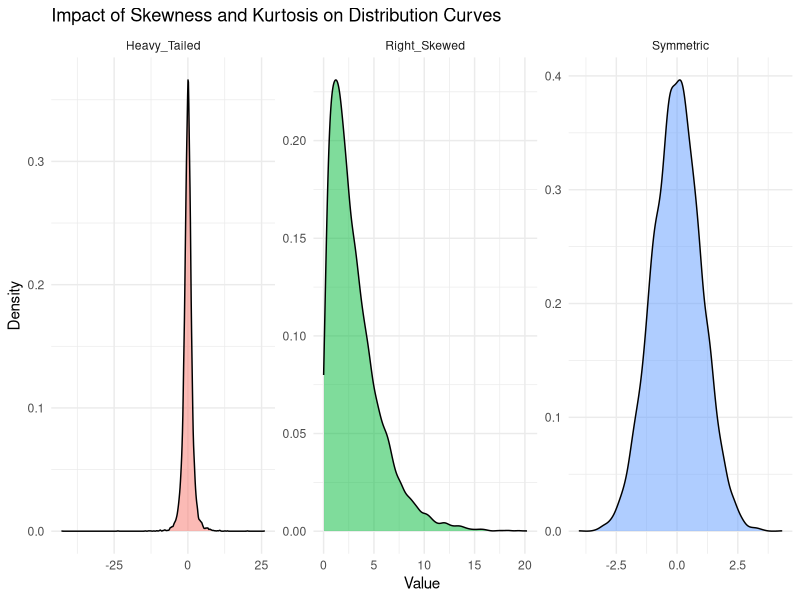
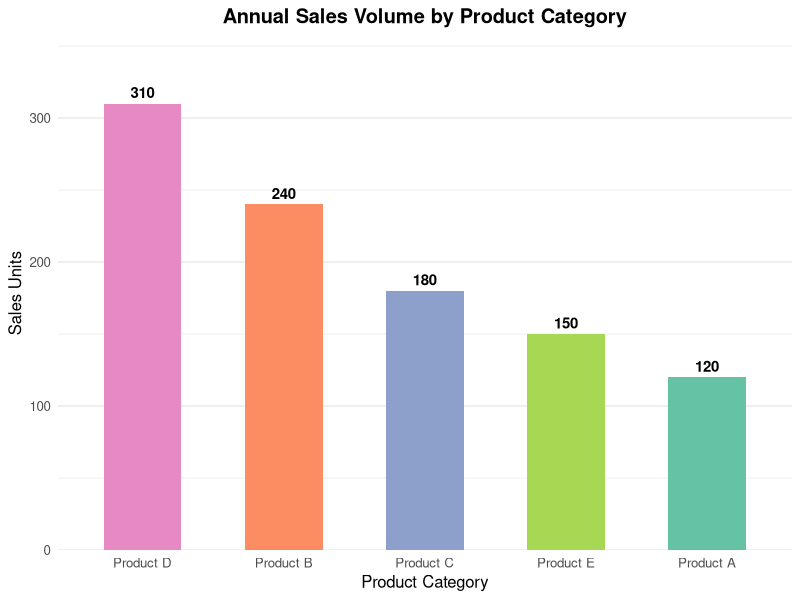
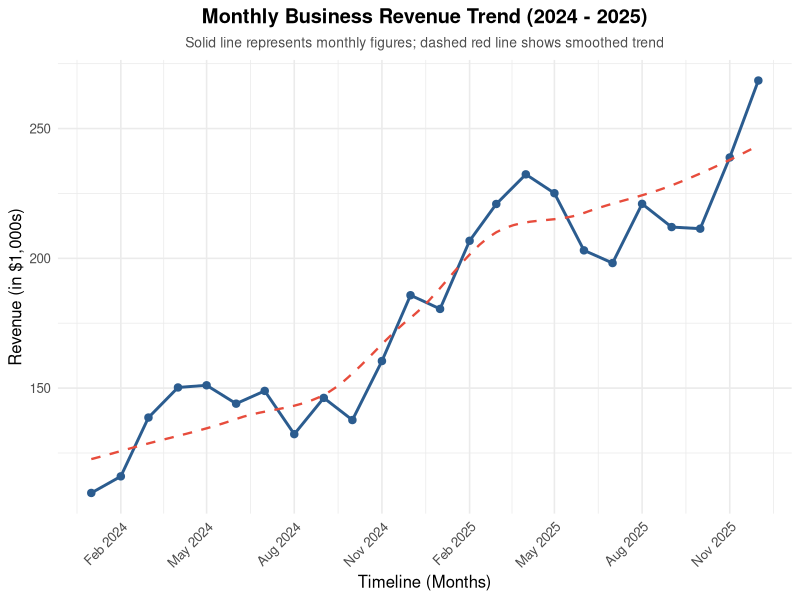
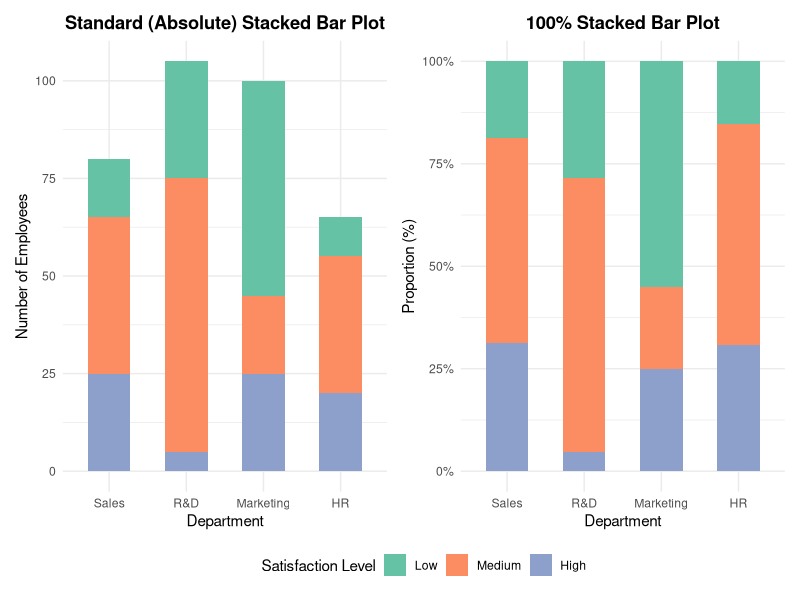
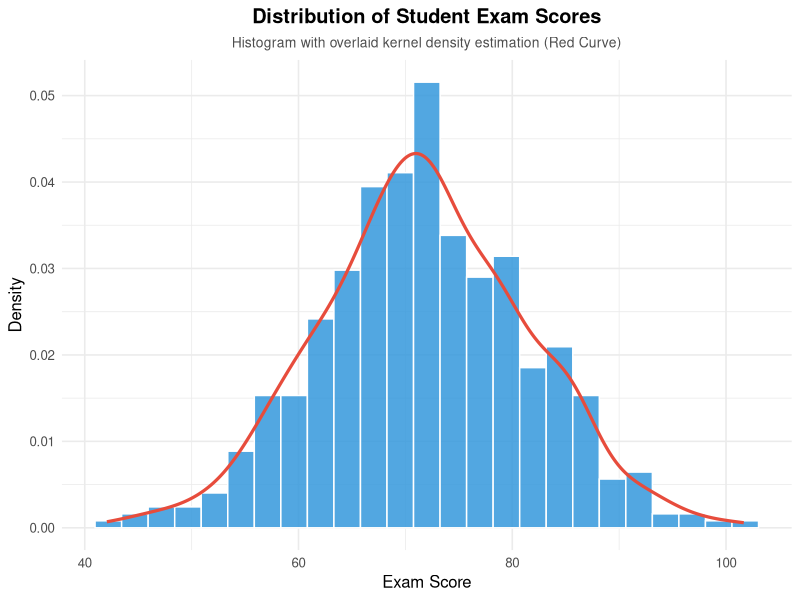
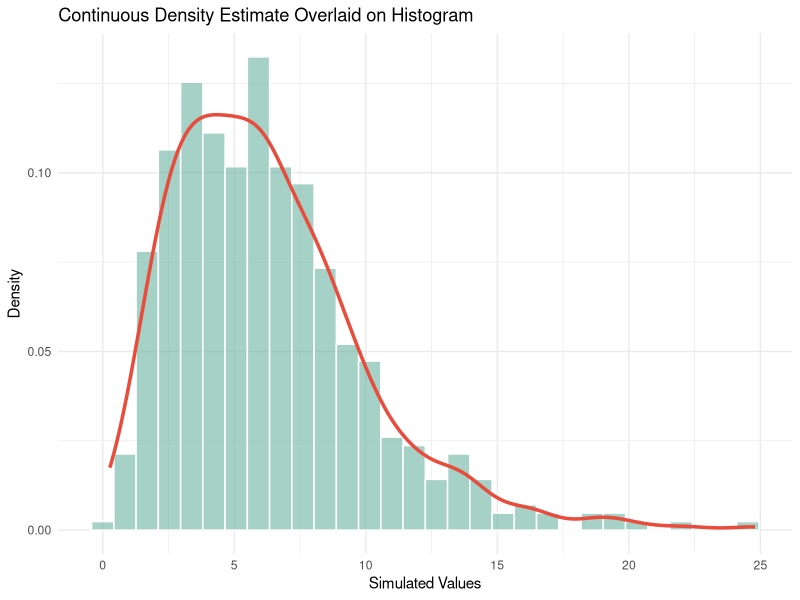
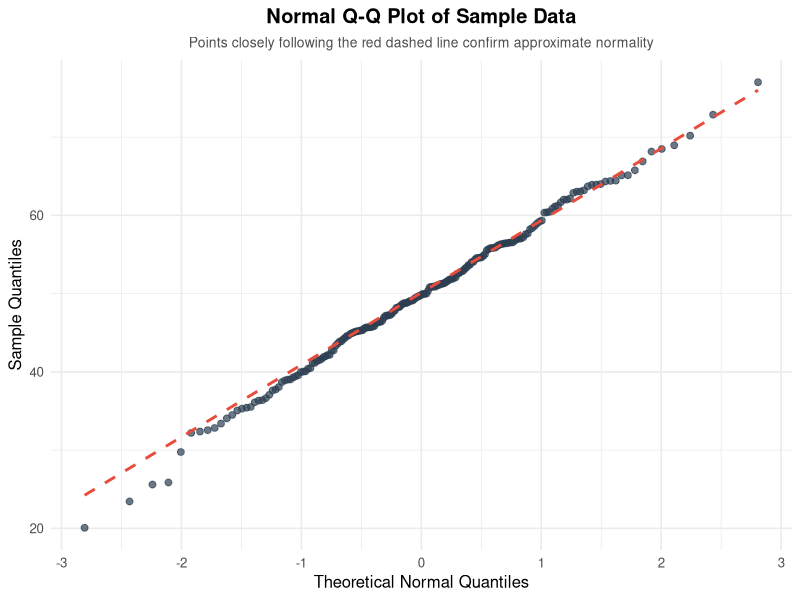
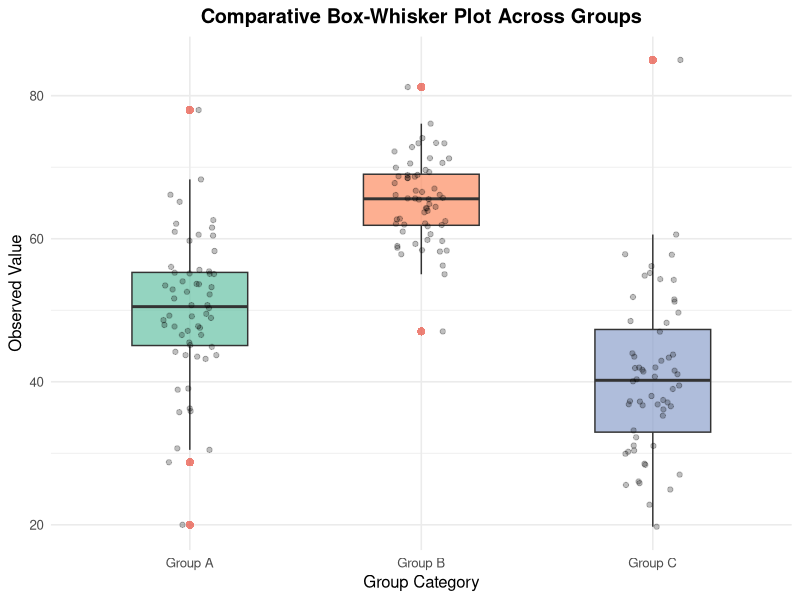

These figures' R source, in order:
## ---- chunk 1
#| echo: false
#| message: false
#| warning: false
#| fig-width: 7
#| fig-height: 4.5
#| fig-align: center

set.seed(42)
library(ggplot2)
library(dplyr)
library(tidyr)
library(e1071)

n_samples <- 10000

df_dist <- data.frame(
  Symmetric = rnorm(n_samples, mean = 0, sd = 1),
  Right_Skewed = rchisq(n_samples, df = 3),
  Heavy_Tailed = rt(n_samples, df = 3) # Leptokurtic
) %>%
  pivot_longer(cols = everything(), names_to = "Distribution", values_to = "Value")

ggplot(df_dist, aes(x = Value, fill = Distribution)) +
  geom_density(alpha = 0.5) +
  facet_wrap(~ Distribution, scales = "free") +
  theme_minimal() +
  labs(
    title = "Impact of Skewness and Kurtosis on Distribution Curves",
    x = "Value",
    y = "Density"
  ) +
  theme(legend.position = "none")
## ---- chunk 2
#| echo: false
#| message: false
#| warning: false
#| fig-width: 7
#| fig-height: 4.5
#| fig-align: center

set.seed(123)
sample_norm <- rnorm(100, mean = 50, sd = 10)
sample_exp <- rexp(100, rate = 0.1)

test_norm <- shapiro.test(sample_norm)
test_exp <- shapiro.test(sample_exp)

results_df <- data.frame(
  Dataset = c("Simulated Normal Sample", "Simulated Exponential Sample"),
  Statistic_W = c(round(test_norm$statistic, 4), round(test_exp$statistic, 4)),
  p_value = c(round(test_norm$p.value, 4), format.pval(test_exp$p.value, digits = 4)),
  Interpretation = c(
    ifelse(test_norm$p.value > 0.05, "Fail to reject H0 (Data appears Normal)", "Reject H0 (Non-Normal)"),
    ifelse(test_exp$p.value > 0.05, "Fail to reject H0 (Data appears Normal)", "Reject H0 (Non-Normal)")
  )
)

knitr::kable(results_df, caption = "Shapiro-Wilk Test Results")
## ---- chunk 3
#| echo: false
#| message: false
#| warning: false
#| fig-width: 7
#| fig-height: 4.5
#| fig-align: center

library(ggplot2)

set.seed(42)
df_bar <- data.frame(
  Category = c("Product A", "Product B", "Product C", "Product D", "Product E"),
  Sales = c(120, 240, 180, 310, 150)
)

ggplot(df_bar, aes(x = reorder(Category, -Sales), y = Sales, fill = Category)) +
  geom_col(show.legend = FALSE, width = 0.55) +
  geom_text(aes(label = Sales), vjust = -0.5, size = 3.8, fontface = "bold") +
  scale_fill_brewer(palette = "Set2") +
  labs(
    title = "Annual Sales Volume by Product Category",
    x = "Product Category",
    y = "Sales Units"
  ) +
  scale_y_continuous(expand = expansion(mult = c(0, 0.15))) +
  theme_minimal(base_size = 12) +
  theme(
    plot.title = element_text(face = "bold", hjust = 0.5),
    panel.grid.major.x = element_blank()
  )
## ---- chunk 4
#| echo: false
#| message: false
#| warning: false
#| fig-width: 7.5
#| fig-height: 4.5
#| fig-align: center

set.seed(42)
dates <- seq.Date(from = as.Date("2024-01-01"), to = as.Date("2025-12-01"), by = "month")
trend <- seq(100, 260, length.out = length(dates))
seasonality <- 25 * sin(seq(0, 4 * pi, length.out = length(dates)))
noise <- rnorm(length(dates), mean = 0, sd = 7)
df_ts <- data.frame(Date = dates, Revenue = trend + seasonality + noise)

ggplot(df_ts, aes(x = Date, y = Revenue)) +
  geom_line(color = "#2b5c8f", linewidth = 1) +
  geom_point(color = "#2b5c8f", size = 2.2) +
  geom_smooth(method = "loess", se = FALSE, color = "#e74c3c", linetype = "dashed", linewidth = 0.8) +
  scale_x_date(date_breaks = "3 months", date_labels = "%b %Y") +
  labs(
    title = "Monthly Business Revenue Trend (2024 - 2025)",
    subtitle = "Solid line represents monthly figures; dashed red line shows smoothed trend",
    x = "Timeline (Months)",
    y = "Revenue (in $1,000s)"
  ) +
  theme_minimal(base_size = 12) +
  theme(
    plot.title = element_text(face = "bold", hjust = 0.5),
    plot.subtitle = element_text(hjust = 0.5, color = "gray30", size = 10),
    axis.text.x = element_text(angle = 45, hjust = 1)
  )
## ---- chunk 5
#| echo: false
#| message: false
#| warning: false
#| fig-width: 9.5
#| fig-height: 4.5
#| fig-align: center

library(patchwork)
library(scales)

set.seed(42)
df_stacked <- expand.grid(
  Department = c("Sales", "R&D", "Marketing", "HR"),
  Satisfaction = c("Low", "Medium", "High")
)
df_stacked$Satisfaction <- factor(df_stacked$Satisfaction, levels = c("Low", "Medium", "High"))
df_stacked$Count <- c(15, 30, 55,  10, 40, 70,  20, 35, 25,  5, 25, 20)

p1 <- ggplot(df_stacked, aes(x = Department, y = Count, fill = Satisfaction)) +
  geom_col(position = "stack", width = 0.55) +
  scale_fill_brewer(palette = "Set2") +
  labs(
    title = "Standard (Absolute) Stacked Bar Plot",
    x = "Department",
    y = "Number of Employees",
    fill = "Satisfaction Level"
  ) +
  theme_minimal(base_size = 11) +
  theme(
    plot.title = element_text(face = "bold", hjust = 0.5),
    legend.position = "bottom"
  )

p2 <- ggplot(df_stacked, aes(x = Department, y = Count, fill = Satisfaction)) +
  geom_col(position = "fill", width = 0.55) +
  scale_y_continuous(labels = scales::percent) +
  scale_fill_brewer(palette = "Set2") +
  labs(
    title = "100% Stacked Bar Plot",
    x = "Department",
    y = "Proportion (%)",
    fill = "Satisfaction Level"
  ) +
  theme_minimal(base_size = 11) +
  theme(
    plot.title = element_text(face = "bold", hjust = 0.5),
    legend.position = "bottom"
  )

p1 + p2 + plot_layout(guides = "collect") & theme(legend.position = "bottom")
## ---- chunk 6
#| echo: false
#| message: false
#| warning: false
#| fig-width: 7
#| fig-height: 4.5
#| fig-align: center

set.seed(42)
scores <- rnorm(500, mean = 72, sd = 10)
df_hist <- data.frame(Score = scores)

ggplot(df_hist, aes(x = Score)) +
  geom_histogram(aes(y = after_stat(density)), bins = 25, fill = "#3498db", color = "white", alpha = 0.85) +
  geom_density(color = "#e74c3c", linewidth = 1.1) +
  labs(
    title = "Distribution of Student Exam Scores",
    subtitle = "Histogram with overlaid kernel density estimation (Red Curve)",
    x = "Exam Score",
    y = "Density"
  ) +
  theme_minimal(base_size = 12) +
  theme(
    plot.title = element_text(face = "bold", hjust = 0.5),
    plot.subtitle = element_text(hjust = 0.5, color = "gray30", size = 10)
  )
## ---- chunk 7
#| echo: false
#| message: false
#| warning: false
#| fig-width: 7
#| fig-height: 4.5
#| fig-align: center

# Simulate skewed continuous data
sim_data <- data.frame(Value = rgamma(500, shape = 3, scale = 2))

# Histogram followed by Density Plot
ggplot(sim_data, aes(x = Value)) +
  geom_histogram(aes(y = after_stat(density)), bins = 30, fill = "#69b3a2", color = "white", alpha = 0.6) +
  geom_density(color = "#e74c3c", linewidth = 1.2) +
  theme_minimal() +
  labs(
    title = "Continuous Density Estimate Overlaid on Histogram",
    x = "Simulated Values",
    y = "Density"
  )
## ---- chunk 8
#| echo: false
#| message: false
#| warning: false
#| fig-width: 7
#| fig-height: 4.5
#| fig-align: center

set.seed(42)
sample_norm <- rnorm(200, mean = 50, sd = 10)
df_qq <- data.frame(Value = sample_norm)

ggplot(df_qq, aes(sample = Value)) +
  stat_qq(color = "#2c3e50", alpha = 0.7, size = 2) +
  stat_qq_line(color = "#e74c3c", linewidth = 1, linetype = "dashed") +
  labs(
    title = "Normal Q-Q Plot of Sample Data",
    subtitle = "Points closely following the red dashed line confirm approximate normality",
    x = "Theoretical Normal Quantiles",
    y = "Sample Quantiles"
  ) +
  theme_minimal(base_size = 12) +
  theme(
    plot.title = element_text(face = "bold", hjust = 0.5),
    plot.subtitle = element_text(hjust = 0.5, color = "gray30", size = 10)
  )
## ---- chunk 9
#| echo: false
#| message: false
#| warning: false
#| fig-width: 7.5
#| fig-height: 4.5
#| fig-align: center

set.seed(42)
df_box <- data.frame(
  Group = factor(rep(c("Group A", "Group B", "Group C"), each = 60)),
  Value = c(
    rnorm(58, mean = 50, sd = 8), 78, 20,
    rnorm(60, mean = 65, sd = 6),
    rnorm(59, mean = 42, sd = 11), 85
  )
)

ggplot(df_box, aes(x = Group, y = Value, fill = Group)) +
  geom_boxplot(alpha = 0.7, outlier.color = "#e74c3c", outlier.shape = 16, outlier.size = 2.5, width = 0.5) +
  geom_jitter(width = 0.12, alpha = 0.25, color = "black") +
  scale_fill_brewer(palette = "Set2") +
  labs(
    title = "Comparative Box-Whisker Plot Across Groups",
    x = "Group Category",
    y = "Observed Value",
    fill = "Group"
  ) +
  theme_minimal(base_size = 12) +
  theme(
    plot.title = element_text(face = "bold", hjust = 0.5),
    legend.position = "none"
  )
## ---- chunk 10
#| echo: false
#| message: false
#| warning: false
#| fig-width: 7
#| fig-height: 4.5
#| fig-align: center

# Simulate bimodal and unimodal data
n <- 300
data_unimodal <- rnorm(n, mean = 50, sd = 10)
data_bimodal <- c(rnorm(n / 2, mean = 35, sd = 5), rnorm(n / 2, mean = 65, sd = 5))

df_box_violin <- data.frame(
  Value = c(data_unimodal, data_bimodal),
  Group = rep(c("Unimodal Group", "Bimodal Group"), each = n)
)

# Violin plot with overlaid boxplot
ggplot(df_box_violin, aes(x = Group, y = Value, fill = Group)) +
  geom_violin(alpha = 0.6, trim = FALSE) +
  geom_boxplot(width = 0.15, fill = "white", outlier.colour = "red") +
  theme_minimal() +
  labs(
    title = "Comparison of Violin Plot and Overlaid Box Plot",
    x = "Group",
    y = "Values"
  ) +
  theme(legend.position = "none")
